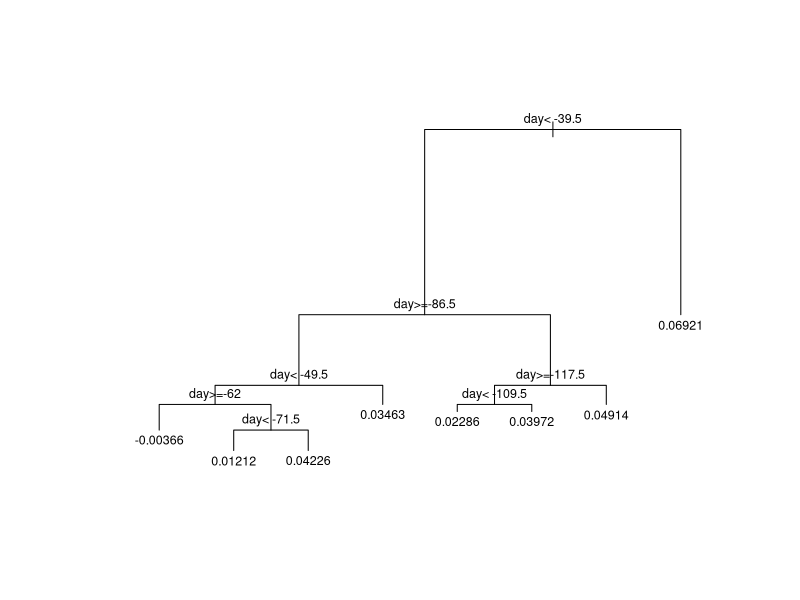
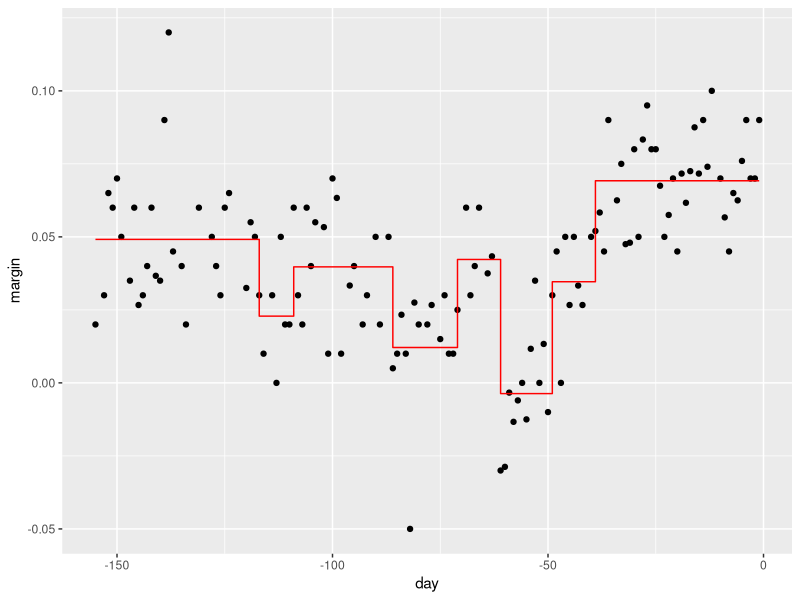

Write R code to recreate these figures, in order. (Note: this script raises an error after producing the figures.)
# Load the necessary datasets
library(tidyverse) # For data manipulation and visualization
library(dslabs) # Contains the mnist_27 and polls_2008 datasets
library(rpart) # For creating decision trees
library(randomForest) # For creating random forests



#### 1. Fit and Visualize Decision Tree

# Fit a decision tree using the polls_2008 dataset,
# where the predictor is "day" and the outcome variable is "margin"
fit <- rpart(margin ~ ., data = polls_2008)

# Plot the decision tree structure and set the margin for text labels
plot(fit, margin = 0.1)

# Add text labels to the tree with smaller font size
text(fit, cex = 0.75)

# Examine the performance of the decision tree model on the polls_2008 dataset
# Create a new column "y_hat" to store the predicted values from the model
polls_2008 %>%  
  mutate(y_hat = predict(fit)) %>% 
  ggplot() +
  # Plot the actual data points (day vs margin)
  geom_point(aes(day, margin)) +
  # Add the decision tree predictions as a step plot (in red)
  geom_step(aes(day, y_hat), col="red")



#### 2. Tune Decision Tree with Cross-Validation

# Fit a classification tree model on the mnist_27 dataset using cross-validation
train_rpart <- train(y ~ .,
                     method = "rpart",
                     # Tune the model by adjusting the complexity parameter (cp)
                     tuneGrid = data.frame(cp = seq(0.0, 0.1, len = 25)),
                     data = mnist_27$train)

# Plot the resulting decision tree from the cross-validation model
plot(train_rpart)

# Calculate the accuracy of the model on the test data
confusionMatrix(predict(train_rpart, mnist_27$test), mnist_27$test$y)$overall["Accuracy"]

# View the final decision tree structure from the model with cross-validation
plot(train_rpart$finalModel, margin = 0.1) # Plot tree structure
text(train_rpart$finalModel) # Add text labels to the tree



#### 3. Train and Evaluate Random Forest

# Train a random forest model using the mnist_27 dataset
train_rf <- randomForest(y ~ ., data=mnist_27$train)

# Calculate the accuracy of the random forest model on the test data
confusionMatrix(predict(train_rf, mnist_27$test), mnist_27$test$y)$overall["Accuracy"]

# Use cross-validation to choose optimal hyperparameters for the random forest model
train_rf_2 <- train(y ~ .,
                    method = "Rborist", # Random forest method with bagging
                    tuneGrid = data.frame(predFixed = 2, minNode = c(3, 50)),
                    data = mnist_27$train)

# Calculate the accuracy of the tuned random forest model on the test data
confusionMatrix(predict(train_rf_2, mnist_27$test), mnist_27$test$y)$overall["Accuracy"]
